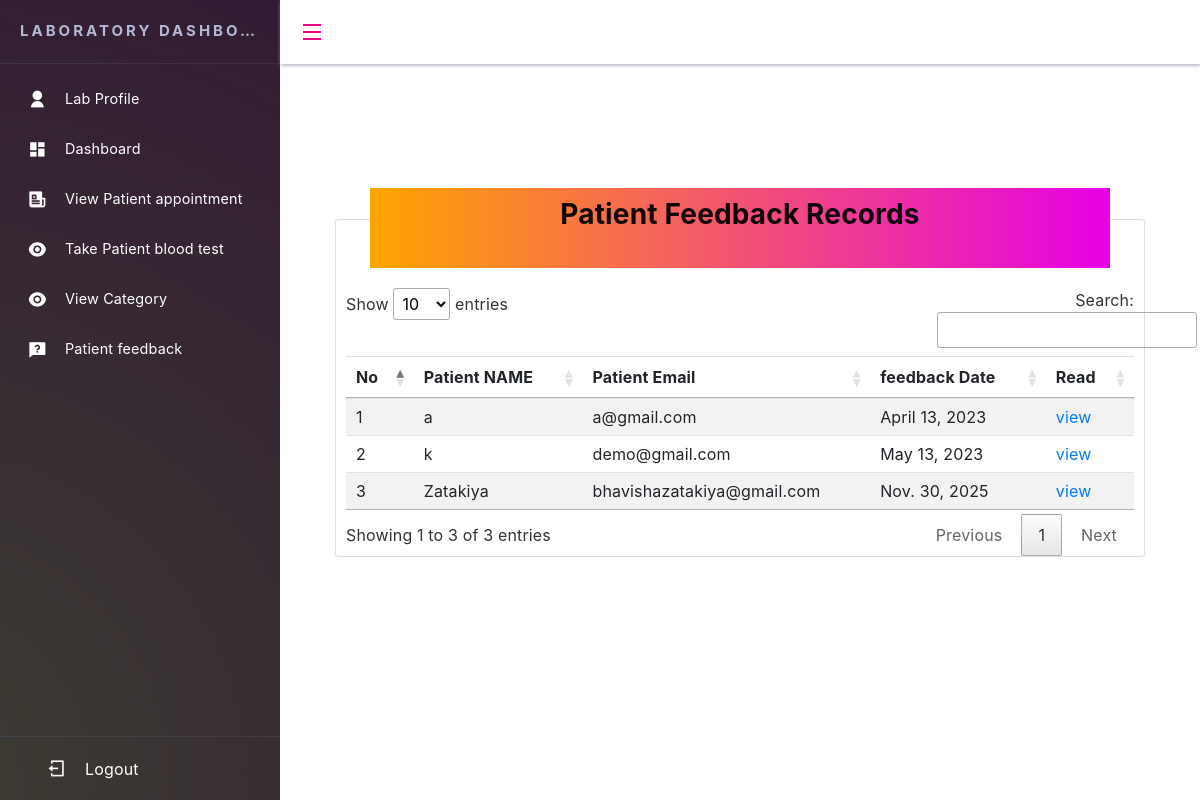
The app's page /lab/read_feedback/ (signed in) with its own data.
### patientapp/models.py (models this page shows, shortened)
class Userfeedback(models.Model):
    username=models.CharField(max_length=30,default='',verbose_name='Patient Name')
    useremail=models.EmailField(max_length=50,verbose_name='Patient Email')
    feedback=models.TextField(verbose_name='Patient feedback Area')
    date_of_feedback=models.DateField(auto_created=True,auto_now=True)

### laboratoryapp/views.py (the view)
# urls.py: path('read_feedback/',view_feedback,name='view_feedback'),
def view_feedback(request):
    if 'Lid' in request.session:
        obj=Userfeedback.objects.all()
        return render(request,'view_feedback.html',{'b':obj})
    return redirect('laboratory:lab_signin')

### laboratoryapp/templates/view_feedback.html
{% extends 'admin_base.html' %}
{% load static %}
{% block content %}
<div class="dashboard">
    <div class="card" style="margin-top:100px; padding:0px 10px 0px 10px ;">
        <div class="baner" style="margin: auto; margin-top:-4%; margin-bottom:20px;">
            <h3 class="text-center" style="font-weight: bold; padding: 10px 0px 10px 0px;"> Patient Feedback Records </h3>
        </div>
        <table class="table table-hover table-striped" id="myTable">
            <thead>
                <tr>
                    <th>No</th>
                    <th>Patient NAME</th>
                    <th>Patient Email</th>
                    <th>feedback Date</th>
                    <th>Read</th>
                </tr>
            </thead>
            <tbody>
                {% for i in b %}
                <tr>
                    <td>{{forloop.counter}}</td>
                    <td>{{ i.username }}</td>
                    <td>{{ i.useremail }}</td>
                    <td>{{ i.date_of_feedback }}</td>
                    <td>
                        <a href="{% url 'laboratory:show_feedback' i.id %}">view</a>
                    </td>
                </tr>
                {% endfor %}
            </tbody>
        </table>
    </div>
</div>
{% endblock %}

### laboratoryapp/templates/admin_base.html (shortened to what this page needs)
{% load static %}
<html>
<head>
        <link rel="stylesheet" href="{% static 'css/demo.css' %}">
        <link rel="stylesheet" href="{% static 'css/style1.css' %}">
        <link rel="stylesheet" href="https://cdn.jsdelivr.net/npm/remixicon@2.2.0/fonts/remixicon.css">
        <link rel="stylesheet" href="https://cdn.jsdelivr.net/npm/bootstrap@4.6.1/dist/css/bootstrap.min.css">
        <link rel="stylesheet" href="{% static 'css/jquery.dataTables.min.css' %}">
</head>
<body>
        <div class="layout has-sidebar fixed-sidebar fixed-header">
                <aside id="sidebar" class="sidebar break-point-lg has-bg-image">
                    <div class="image-wrapper">
                        <img src="{% static 'img/adminbg.jpg' %}" alt="sidebar background" />
                    </div>
                    <div class="sidebar-layout">
                        <div class="sidebar-header">
                            <span style="
                              text-transform: uppercase;
                              font-size: 15px;
                              letter-spacing: 3px;
                              font-weight: bold;
                            ">Laboratory Dashboard</span>
                        </div>
                        <div class="sidebar-content">
                            <nav class="menu open-current-submenu">
                                <ul>
                                    <li class="menu-item">
                                        <a href="{% url 'laboratory:lab_profile' %}">
                                            <span class="menu-icon">
                                                <i class="ri-user-fill"></i></span>
                                            <span class="menu-title">Lab Profile</span>
                                        </a>
                                    </li>
                                    <li class="menu-item">
                                        <a href="{% url 'laboratory:index' %}">
                                            <span class="menu-icon">
                                                <i class="ri-dashboard-fill"></i></span>
                                            <span class="menu-title">Dashboard</span>
                                        </a>
                                    </li>
                                    <li class="menu-item">
                                        <a href="{% url 'laboratory:show_appointment' %}">
                                            <span class="menu-icon">
                                                <i class="ri-newspaper-fill"></i></span>
                                            <span class="menu-title">View
                                                Patient appointment</span>
                                        </a>
                                    </li>
                                    <li class="menu-item">
                                        <a href="{% url 'laboratory:view_approvedappo' %}">
                                            <span class="menu-icon">
                                                <i class="ri-eye-fill"></i></span>
                                            <span class="menu-title">Take Patient blood test </span>
                                        </a>
                                    </li>
                                    <li class="menu-item">
                                        <a href="{% url 'laboratory:view_category' %}">
                                            <span class="menu-icon">
                                                <i class="ri-eye-fill"></i></span>
                                            <span class="menu-title">View Category </span>
                                        </a>
                                    </li>
                                    <li class="menu-item">
                                        <a href="{% url 'laboratory:view_feedback' %}">
                                            <span class="menu-icon">
                                                <i class="ri-questionnaire-fill"></i></span>
                                            <span class="menu-title">Patient feedback </span>
                                        </a>
                                    </li>
                                </ul>
                            </nav>
                        </div>
                        <div class="sidebar-footer">
                            <a href="{% url 'laboratory:logout' %}" class="menu">
                                <span class="menu-icon"><i class="ri-logout-box-line"></i></span>
                                <span class="menu-title">Logout</span>
                            </a>
                        </div>
                    </div>
                </aside>
                <div class="layout">
                    <header class="header">
                        <a id="btn-collapse" style="color:#f3008a;" href="#">
                            <i class="ri-menu-line ri-xl"></i>
                        </a>
                    </header>
        <main class="content">
                        {% block content %}
                        {% endblock%}
        </main>
        </div>
        </div>
</body>
</html>

### laboratoryapp/static/css/demo.css (style rules this page uses)
a { text-decoration:none; }
.baner { height: 80px; width: 94%; background: linear-gradient(90deg, rgba(255, 165, 0, 1) 0%, rgb(230, 0, 230) 100%); color: rgba(0, 0, 0, 0.934); }

### laboratoryapp/static/css/style1.css (style rules this page uses)
* { box-sizing: border-box; }
body { margin: 0; height: 100vh; font-family: "Roboto", sans-serif; color: #212529; letter-spacing: 0.01em; line-height: 1.6; }
a { text-decoration: none; }
html, body { height: 100%; }
.layout { min-height: 100%; display: -webkit-box; display: -ms-flexbox; display: flex; -webkit-box-orient: vertical; -webkit-box-direction: normal; -ms-flex-direction: column; flex-direction: column; position: relative; -webkit-box-flex: 1; -ms-flex-positive: 1; flex-grow: 1; }
.layout.has-sidebar { -webkit-box-orient: horizontal; -webkit-box-direction: normal; -ms-flex-direction: row; flex-direction: row; }
.layout .header { -webkit-transition: width, 0.3s; transition: width, 0.3s; height: 64px; min-height: 64px; position: relative; }
.layout .sidebar { width: 280px; min-width: 280px; -webkit-transition: width, left, right, 0.3s; transition: width, left, right, 0.3s; }
.layout .content { -webkit-box-flex: 1; -ms-flex-positive: 1; flex-grow: 1; }
.layout.fixed-sidebar { height: 100%; }
.layout.fixed-sidebar .sidebar { height: 100%; overflow: auto; }
.layout.fixed-sidebar .sidebar~.layout { height: 100%; overflow: auto; }
.layout.fixed-header .header { position: fixed; width: 100%; z-index: 2; }
.layout.fixed-header .header~.layout, .layout.fixed-header .header~.content { margin-top: 64px; }
.layout.fixed-header.fixed-sidebar .header { width: calc(100% - 280px); background: #fff; }
.layout { z-index: 1; }
.layout .header { box-shadow: 1px 1px 4px #9aa0b9; display: flex; align-items: center; padding: 20px; }
.layout .content { padding: 55px; display: flex; flex-direction: column; }
.sidebar { color: #b3b8d4; overflow-x: hidden !important; position: relative; background-color: #0c1e35; }
.sidebar .image-wrapper { overflow: hidden; position: absolute; top: 0; right: 0; bottom: 0; left: 0; opacity: 0.2; z-index: 1; display: none; }
.sidebar .image-wrapper>img { width: 100%; height: 100%; object-fit: cover; object-position: center; }
.sidebar.has-bg-image .image-wrapper { display: block; }
.sidebar .sidebar-layout { height: 100%; display: flex; flex-direction: column; position: relative; z-index: 2; }
.sidebar .sidebar-layout .sidebar-header { height: 64px; min-height: 64px; display: flex; align-items: center; padding: 0 20px; border-bottom: 1px solid rgba(83, 93, 125, 0.3); }
.sidebar .sidebar-layout .sidebar-header>span { overflow: hidden; white-space: nowrap; text-overflow: ellipsis; }
.sidebar .sidebar-layout .sidebar-content { flex-grow: 1; padding: 10px 0; }
.sidebar .sidebar-layout .sidebar-footer { height: 64px; min-height: 64px; display: flex; align-items: center; border-top: 1px solid rgba(83, 93, 125, 0.3); padding: 0 20px; }
.layout .sidebar .menu ul { list-style-type: none; padding: 0; margin: 0; }
.layout .sidebar .menu .menu-item a, .sidebar-footer a { display: flex; align-items: center; height: 50px; padding: 0 20px; color: #ffffff; }
.layout .sidebar .menu .menu-item a .menu-icon, .sidebar-footer .menu-icon { font-size: 1.2rem; width: 35px; min-width: 35px; height: 35px; line-height: 35px; text-align: center; display: inline-block; margin-right: 10px; border-radius: 2px; transition: color 0.3s; }
.layout .sidebar .menu .menu-item a .menu-icon i { display: inline-block; }
.layout .sidebar .menu .menu-item a .menu-title { font-size: 0.9rem; overflow: hidden; text-overflow: ellipsis; white-space: nowrap; flex-grow: 1; transition: color 0.3s; }

### records on screen
Userfeedback: username "a", useremail "a@gmail.com", date_of_feedback "April 13, 2023"
Userfeedback: username "k", useremail "demo@gmail.com", date_of_feedback "May 13, 2023"
Userfeedback: username "Zatakiya", useremail "bhavishazatakiya@gmail.com", date_of_feedback "Nov. 30, 2025"
